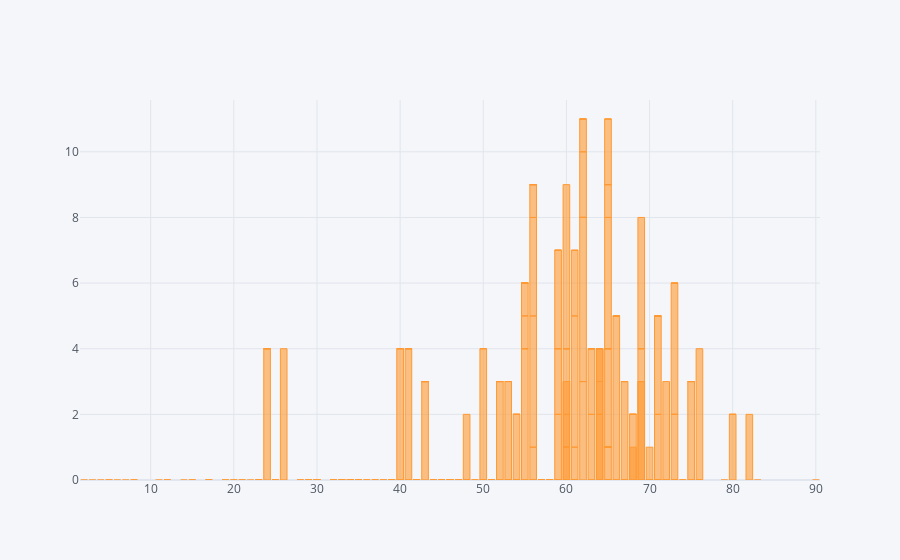

Notebook cell for this chart:
### Code cell
data1.iplot(kind='bar',x='age',y='su')

### Figure 1 — Plotly figure (JSON) as saved in the notebook; plotly's stock layout.template omitted (floating-point values rounded to 4 significant figures; data arrays with more than 128 entries replaced by an {"elided": "..."} marker saying what was removed)
{"data": [{"name": "su", "text": "", "y": {"elided": "400 mixed values"}, "marker": {"color": "rgba(255, 153, 51, 0.6)", "line": {"color": "rgba(255, 153, 51, 1.0)", "width": 1}}, "x": {"elided": "400 int values"}, "type": "bar", "orientation": "v"}], "layout": {"title": {"font": {"color": "#4D5663"}}, "paper_bgcolor": "#F5F6F9", "plot_bgcolor": "#F5F6F9", "yaxis": {"tickfont": {"color": "#4D5663"}, "zerolinecolor": "#E1E5ED", "title": {"text": "", "font": {"color": "#4D5663"}}, "gridcolor": "#E1E5ED", "showgrid": true}, "xaxis": {"tickfont": {"color": "#4D5663"}, "zerolinecolor": "#E1E5ED", "title": {"text": "", "font": {"color": "#4D5663"}}, "gridcolor": "#E1E5ED", "showgrid": true}, "legend": {"bgcolor": "#F5F6F9", "font": {"color": "#4D5663"}}}}
